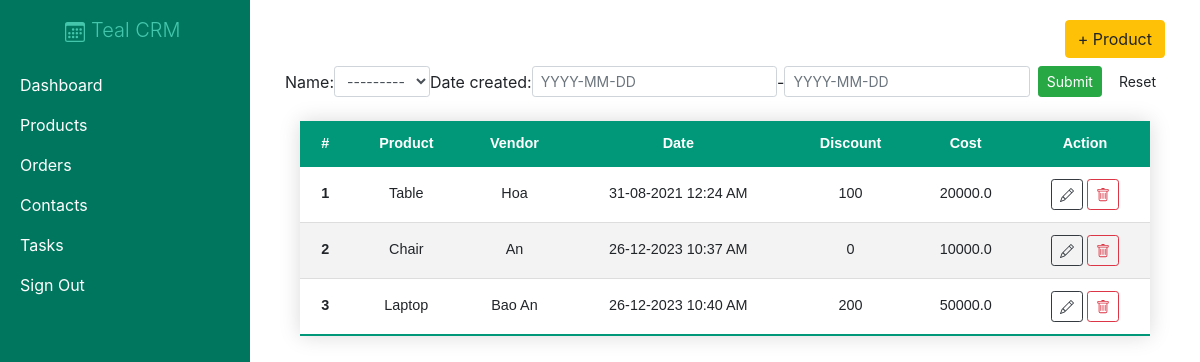
Screenshot of /products/ (signed in) with the database file from the repository.
### crm/models.py (models this page shows)
class Product(models.Model):
    name = models.CharField(max_length=200, null=True)
    cost = models.FloatField(null=True)
    vendor = models.CharField(max_length=200, null=True)
    discount = models.IntegerField(default=0)
    date_created = models.DateTimeField(auto_now_add=True, null=True)
    def __str__(self):
        return self.name

### crm/views.py (the view)
# urls.py: path('products/', views.products, name="products"),
@login_required
def products(request):
    products = Product.objects.all()
    pf = ProductFilter(request.GET, queryset=products)
    products = pf.qs
    return render(request,'crm/products.html',{'products':products,'pf':pf})

### crm/templates/crm/products.html (shortened to what this page needs)
{% extends 'crm/main.html' %}
{% block content %}
<div class="d-flex justify-content-end mb-2">
  <a class="btn btn-warning" href="{% url 'create_product' %}">+ Product</a>
</div>
<form method="get" class="form-inline">
  {{pf.form}}
  <input type="submit" class="btn btn-sm btn-success ml-2" />
  <a href="{% url 'products' %}" class="btn btn-sm ml-2">Reset</a>
</form>
<div class="container w-100 d-flex justify-content-center mt-4">
  <table class="my-table w-100 text-center">
    <thead>
      <tr class="text-center">
        <th scope="col">#</th>
        <th scope="col">Product</th>
        <th scope="col">Vendor</th>
        <th scope="col">Date</th>
        <th scope="col">Discount</th>
        <th scope="col">Cost</th>
        <th scope="col">Action</th>
      </tr>
    </thead>
    <tbody>
      {% for p in products %}
      <tr>
        <th scope="row">{{ p.pk }}</th>
        <td>{{ p.name }}</td>
        <td>{{ p.vendor }}</td>
        <td>{{ p.date_created | date:"d-m-Y h:i A" }}</td>
        <td>{{ p.discount }}</td>
        <td>{{ p.cost }}</td>
        <td>
          <a class="btn btn-sm btn-outline-dark" href="{% url 'update_product' p.id %}"></a>
          <a class="btn btn-sm btn-outline-danger" href="{% url 'delete_product' p.id %}"></a></td>
      </tr>
      {% endfor %}
    </tbody>
  </table>
</div>
{% endblock content %}

### static/css/main.css (style rules this page uses)
.my-table { border-collapse: collapse; font-size: 0.9em; font-family: sans-serif; min-width: 400px; box-shadow: 0 0 20px rgba(0, 0, 0, 0.15); }
.my-table thead tr { background-color: #009879; color: #ffffff; text-align: left; }
.my-table th, .my-table td { padding: 12px 15px; }
.my-table tbody tr { border-bottom: 1px solid #dddddd; }
.my-table tbody tr:nth-of-type(even) { background-color: #f3f3f3; }
.my-table tbody tr:last-of-type { border-bottom: 2px solid #009879; }

### rows the page displays
Product: name "---------", pk "1", name "Table", vendor "Hoa", date_created "31-08-2021 12:24 AM", discount "100", cost "20000.0"
Product: pk "2", name "Chair", vendor "An", date_created "26-12-2023 10:37 AM", discount "0", cost "10000.0"
Product: pk "3", name "Laptop", vendor "Bao An", date_created "26-12-2023 10:40 AM", discount "200", cost "50000.0"
